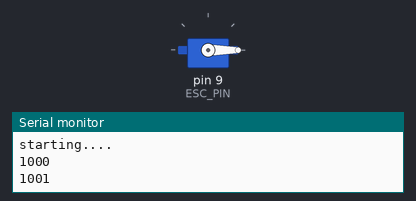
Recording of a sketch running on a simulated Arduino Uno, built with avr-gcc and run on an emulated ATmega328P. Parts: servo, the last lines printed to the serial monitor.

Above: at 0.15 s.
At 19.3 s:
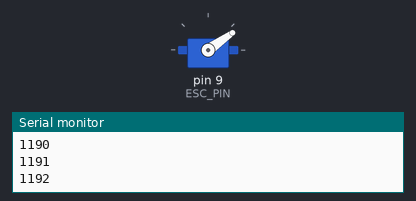
At 29.3 s:
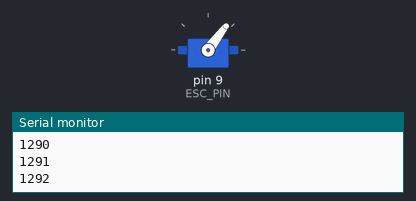
At 39.4 s:
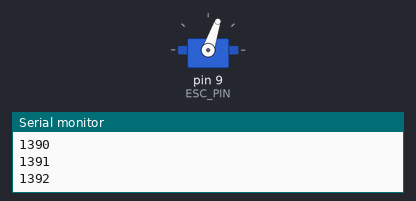
Timing chart, 0 to 40.0 s (numbered marks = the images above):
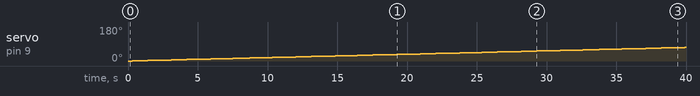

The sketch:

brushless_demo.ino
```cpp
#include "Servo.h"

Servo esc;

#define ESC_PIN 9

#define ESC_PWM_MIN      1000
#define ESC_PWM_MAX      2000

void writeToEsc(int throttle)
{
	esc.write(throttle);
}

void escInit()
{
	pinMode(ESC_PIN,OUTPUT);
	esc.attach(ESC_PIN, ESC_PWM_MIN, ESC_PWM_MAX);
	writeToEsc(0);
}

void setup()
{
	Serial.begin(9600);// serial baudrate 9600
	escInit();
	Serial.println("starting....");
}

int i = 0;
int speed = ESC_PWM_MIN;
int rep = 0;

void loop() {
	if (rep <3) {
		speed = ESC_PWM_MIN + i;
		esc.writeMicroseconds(speed);
		Serial.println(speed);
		i++;
		if ((speed == 0) || (speed == ESC_PWM_MIN + 400 /* can be
replaced by ESC_PWM_MAX */)) i = 0;
		}
	else {
		esc.writeMicroseconds(ESC_PWM_MIN);
	}
delay(100);
}
```

Measured:
- by itself, servo on pin 9 (ESC_PIN): moves from 0° to 72° over 39.6 s
